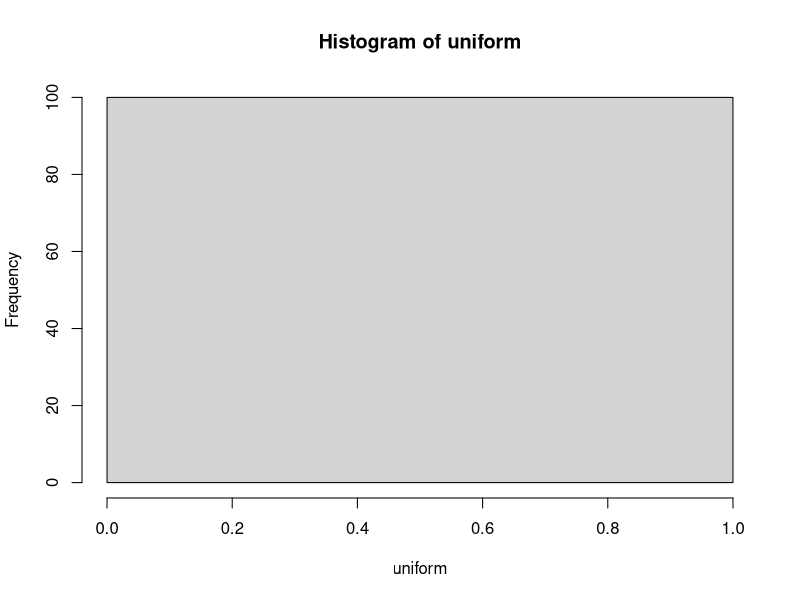

R code for this plot:
## ---- chunk 1
uniform = table (runif (100, min = 0 , max = 10))
hist(uniform) 
## ---- chunk 2
#What is P(X = 7)? 
dunif(7, max = 10 , min = 0)
# What is P(X >7)? 
punif(7, max = 10 , min = 0, lower.tail = FALSE )
# What is P(3 ≤ X <7)?
punif(7, max = 10 , min = 0, lower.tail = TRUE ) - punif(3, max = 10 , min = 0, lower.tail = TRUE )
## ---- chunk 3
#from the premise
u = 500 ; n = 10000 ; sd = 100 ; max. = 800 ; min. = 200
#Q(1)
pnorm(700,mean =500, sd = 100) - pnorm(400,mean =500, sd = 100)
#Q(2)
pnorm(800,mean =500, sd = 100, lower.tail = F) 

